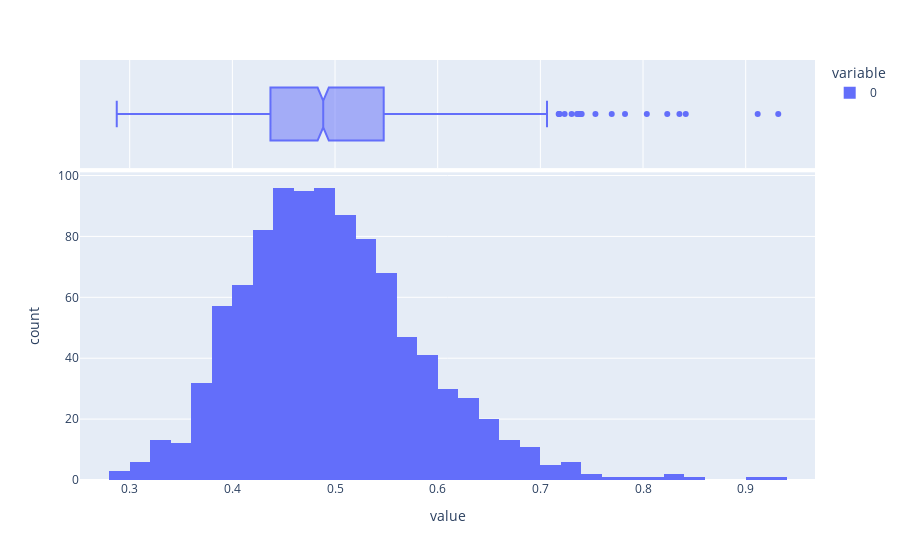

The code cell stored with this chart in its notebook:
### Code cell
fig = px.histogram(data, marginal="box")
fig.show()

### Figure 1 — Plotly figure (JSON) as saved in the notebook; plotly's stock layout.template omitted (floating-point values rounded to 4 significant figures; data arrays with more than 128 entries replaced by an {"elided": "..."} marker saying what was removed)
{"data": [{"alignmentgroup": "True", "bingroup": "x", "hovertemplate": "variable=0<br>value=%{x}<br>count=%{y}<extra></extra>", "legendgroup": "0", "marker": {"color": "#636efa", "pattern": {"shape": ""}}, "name": "0", "offsetgroup": "0", "orientation": "v", "showlegend": true, "type": "histogram", "x": {"elided": "1000 float values"}, "xaxis": "x", "yaxis": "y"}, {"alignmentgroup": "True", "hovertemplate": "variable=0<br>value=%{x}<extra></extra>", "legendgroup": "0", "marker": {"color": "#636efa"}, "name": "0", "notched": true, "offsetgroup": "0", "showlegend": false, "type": "box", "x": {"elided": "1000 float values"}, "xaxis": "x2", "yaxis": "y2"}], "layout": {"barmode": "relative", "legend": {"title": {"text": "variable"}, "tracegroupgap": 0}, "margin": {"t": 60}, "xaxis": {"anchor": "y", "domain": [0, 1], "title": {"text": "value"}}, "xaxis2": {"anchor": "y2", "domain": [0, 1], "matches": "x", "showgrid": true, "showticklabels": false}, "yaxis": {"anchor": "x", "domain": [0, 0.7326], "title": {"text": "count"}}, "yaxis2": {"anchor": "x2", "domain": [0.7426, 1], "matches": "y2", "showgrid": false, "showline": false, "showticklabels": false, "ticks": ""}}}
